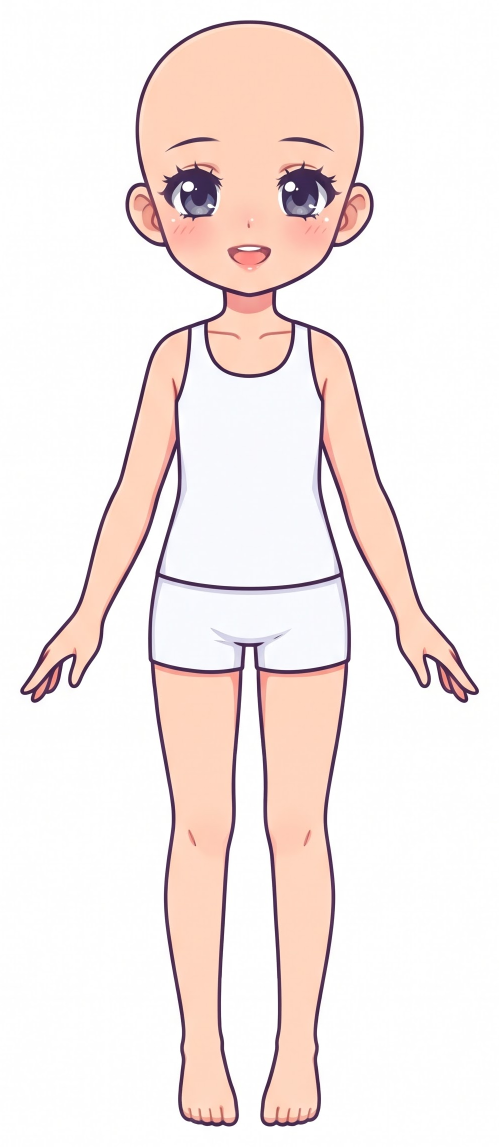
#> input picture herramientas/munecas/v2/base.png, 997 x 2293 px (shown at 1/2 size)
$ python calzar.py out.png out.png
#> lines starting #> are read from the running program, lines starting #| are printed output that depends on the picture; after the words box and inside, x2 and y2 are one past the last pixel; in counts of white or black regions, pixels touching at a corner belong together
"""Calza una prenda de Canva sobre v2/base.png: escala UNIFORME (no deforma) para que
el cuerpo de la prenda tape el torso de la muñeca, y la sube hasta el cuello."""
import sys, numpy as np
from PIL import Image
from scipy import ndimage as nd
D = __file__.rsplit('/', 1)[0]
BASE = Image.open(D + '/base.png').convert('RGBA')
A = np.asarray(BASE.convert('RGB')).astype(int); H, W = A.shape[:2]; CX = W // 2
#> after `H, W = A.shape[:2]`: H = 2293; W = 997
#> after `CX = W // 2`: CX = 498

def fondo(a):
    wh = a.min(2) > 238; lb, _ = nd.label(wh)
#> after `wh = a.min(2) > 238`:
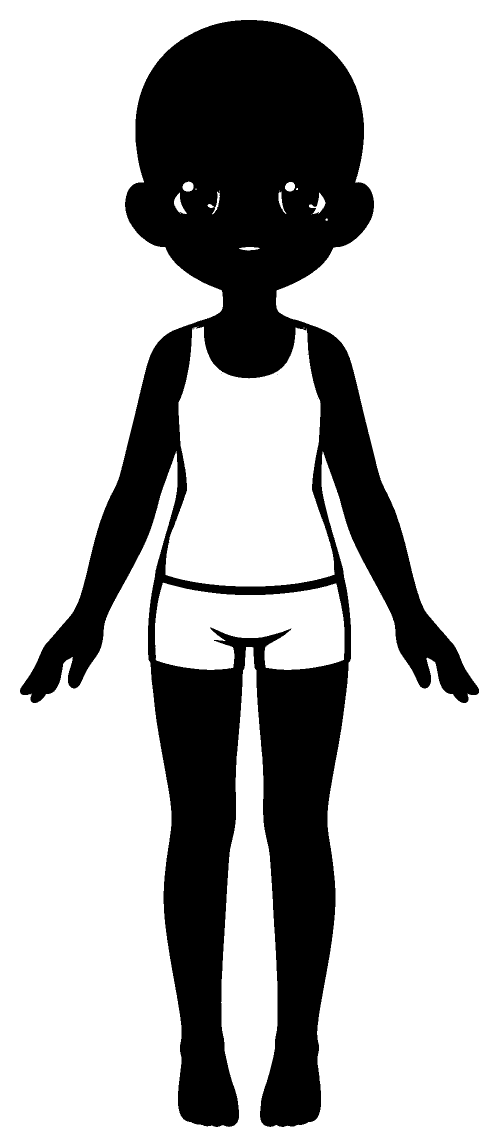
#> wh: shape (2293, 997) bool (shown at 1/2 size); 73% white; 6 black regions (5 under 20 px), largest, box (x1, y1, x2, y2) and area: (40, 40, 958, 2254) 616551
#> after `lb, _ = nd.label(wh)`:
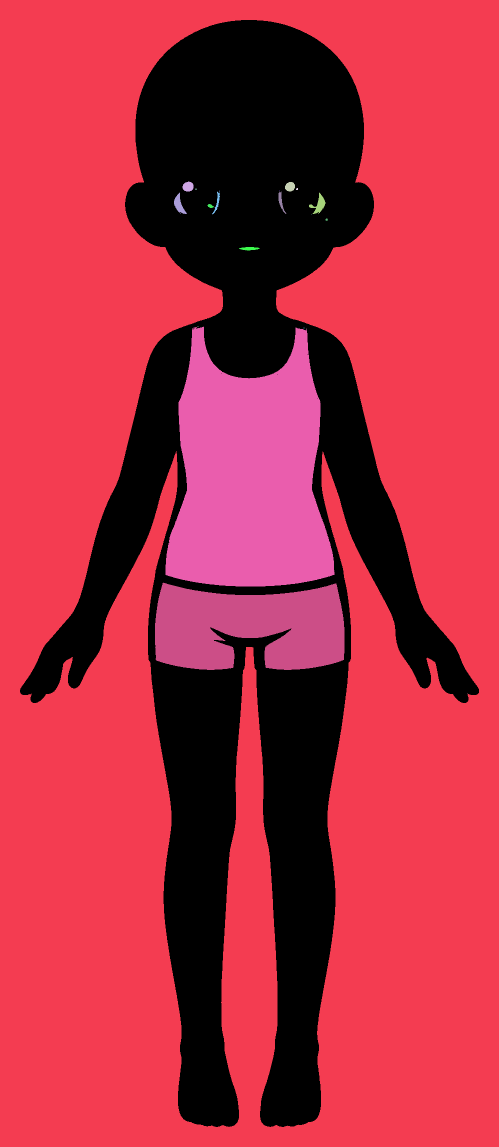
#> lb: shape (2293, 997) int32 (shown at 1/2 size); 26 distinct labels, from 0 to 25; one colour per label, 0 black
    br = set(np.unique(np.r_[lb[0], lb[-1], lb[:, 0], lb[:, -1]])) - {0}
#> br = 1 item
    return np.isin(lb, list(br))
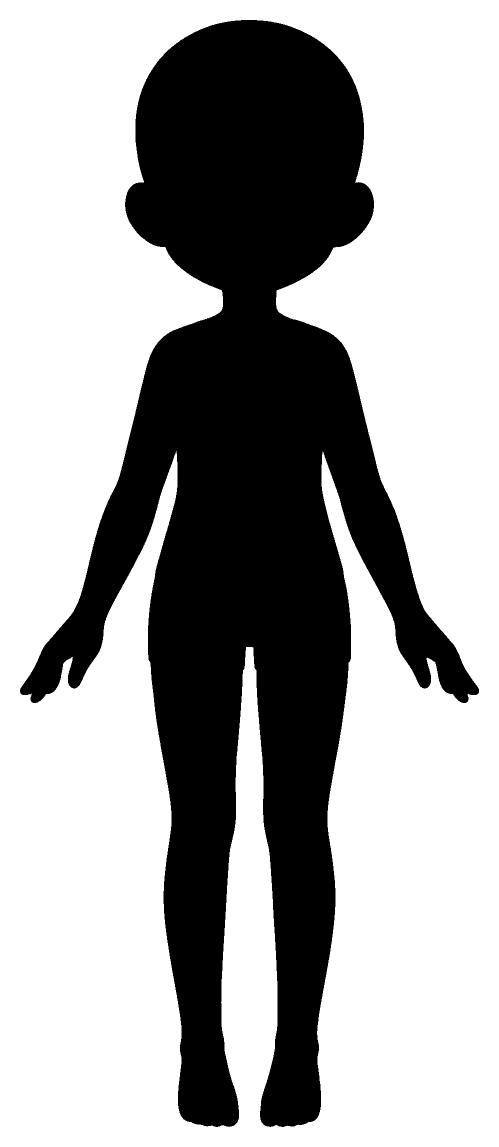
#> returned value: shape (2293, 997) bool (shown at 1/2 size); 65.1% white; 1 black region, box (x1, y1, x2, y2) and area: (40, 40, 958, 2254) 796788

FG = ~fondo(A)
def torso(y):
#> called with y = 917
    row = FG[y]; l = r = CX
#> after `l = r = CX`: l = 498; r = 498
    while l > 0 and row[l-1]: l -= 1
#> this loop made 144 passes
#> l on passes 1 to 12: 497, 496, 495, 494, 493, 492, 491, 490, 489, 488, 487, 486
#> after the loop, l = 354
    while r < W-1 and row[r+1]: r += 1
#> this loop made 145 passes
#> after the loop, r = 643
    return r - l
TORSO = max(torso(y) for y in range(int(H*0.40), int(H*0.47)))  # pecho a cintura, sin brazos
#> the loop in torso (call 2), `while l > 0 and row[l-1]: l -= 1` made 144 passes
#> the loop in torso (call 2), `while r < W-1 and row[r+1]: r += 1` made 145 passes
NECK = int(H*0.262)

def recorte(p):
    x = np.asarray(Image.open(p).convert('RGB')).astype(int)
    m = ~fondo(x); m = nd.binary_opening(m, iterations=2)
    ys, xs = np.where(m)
    return np.dstack([x, m*255]).astype(np.uint8)[ys.min():ys.max()+1, xs.min():xs.max()+1]

def calzar(p, margen=1.10):
    c = recorte(p); h = c.shape[0]; al = c[..., 3] > 40
    # ancho del cuerpo de la prenda: el más angosto entre 30% y 45% del alto (bajo las mangas)
    anch = [np.ptp(al[y].nonzero()[0]) for y in range(int(h*.30), int(h*.45)) if al[y].any()]
    s = TORSO*margen / min(anch)
    im = Image.fromarray(c).resize((round(c.shape[1]*s), round(h*s)), Image.LANCZOS)
    out = Image.new('RGBA', (W, H)); out.alpha_composite(im, (CX - im.width//2, NECK)) if im.height+NECK <= H else out.paste(im.crop((0,0,im.width,H-NECK)), (CX-im.width//2, NECK))
    return out

def piezas(p):
    """Separa las piezas grandes (ej. blusa y falda sueltas). Devuelve recortes RGBA de arriba a abajo."""
    x = np.asarray(Image.open(p).convert('RGB')).astype(int)
    m = ~fondo(x); m = nd.binary_opening(m, iterations=2); m = nd.binary_fill_holes(m)
    lb, n = nd.label(m); sz = nd.sum(m, lb, range(1, n+1))
    big = [i+1 for i in range(n) if sz[i] > 0.08*sz.max()]
    out = []
    for i in big:
        mi = lb == i; ys, xs = np.where(mi)
        al = (mi & ~fondo(x)) | mi
        rgba = np.dstack([x, mi*255]).astype(np.uint8)[ys.min():ys.max()+1, xs.min():xs.max()+1]
        out.append((ys.mean(), rgba))
    return [r for _, r in sorted(out, key=lambda t: t[0])]

def ancho_min(c, a, b):
    al = c[..., 3] > 40; h = c.shape[0]
    w = [np.ptp(al[y].nonzero()[0]) for y in range(int(h*a), int(h*b)) if al[y].any()]
    return min(w)

def vestir(p, margen=1.10):
    ps = piezas(p)
    if len(ps) == 1:
        return calzar(p, margen)
    top, fal = ps[0], ps[-1]
    s = TORSO*margen / ancho_min(top, .55, .85)   # cuerpo de la blusa bajo las mangas
    T = Image.fromarray(top); T = T.resize((round(T.width*s), round(T.height*s)), Image.LANCZOS)
    al = fal[..., 3] > 40; hf = fal.shape[0]
    cint = np.median([np.ptp(al[y].nonzero()[0]) for y in range(int(hf*.03), int(hf*.09)) if al[y].any()])
    tb = T.getchannel('A').point(lambda v: 255 if v > 40 else 0).getbbox()
    abajo = np.asarray(T.getchannel('A'))[int(T.height*0.95)] > 40
    sf = max(np.ptp(abajo.nonzero()[0]) if abajo.any() else TORSO, TORSO*margen) / cint  # cintura = ancho de la blusa abajo
    F = Image.fromarray(fal); F = F.resize((round(F.width*sf), round(F.height*sf)), Image.LANCZOS)
    out = Image.new('RGBA', (W, H))
    yf = NECK + int(T.height*0.80)
    out.alpha_composite(F.crop((0, 0, F.width, min(F.height, H-yf))), (CX-F.width//2, yf))
    out.alpha_composite(T, (CX-T.width//2, NECK))
    return out

if __name__ == '__main__':
#> (the run stopped early here; a loop or call above may not have finished)

$ run again, with herramientas/munecas/v2/plantilla_4.png copied over herramientas/munecas/v2/base.png
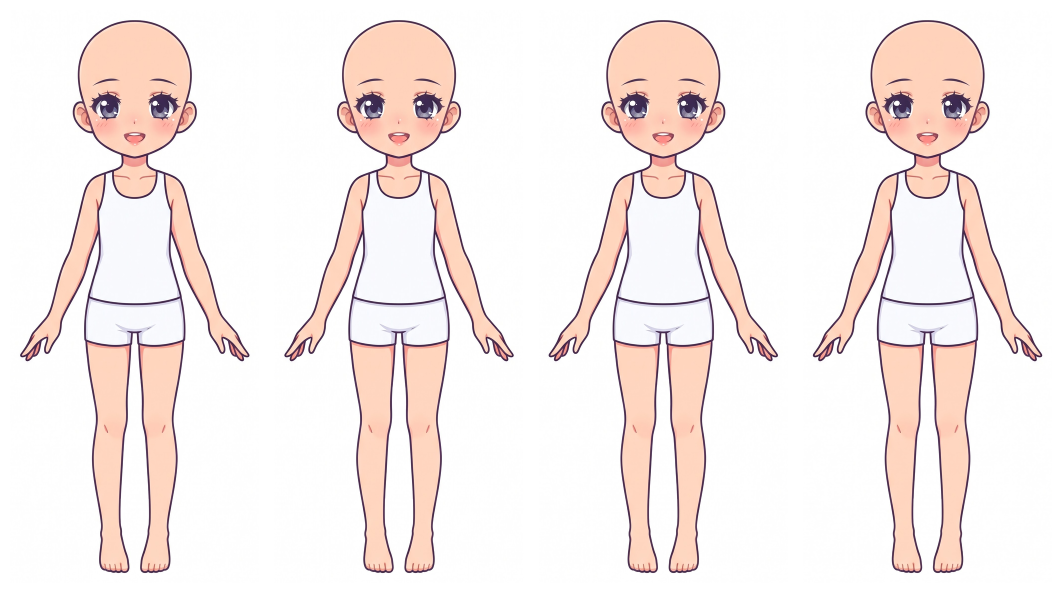
#> input picture herramientas/munecas/v2/plantilla_4.png, 2124 x 1186 px (shown at 1/2 size)
#> wh: shape (1186, 2124) bool; 75.3% white; 14 black regions (10 under 20 px), largest, box (x1, y1, x2, y2) and area: (40, 40, 499, 1147) 155592, (1097, 40, 1556, 1147) 155592, (568, 40, 1028, 1147) 155516, (1625, 40, 2085, 1147) 155516
#> in fondo, `lb, _ = nd.label(wh)`:
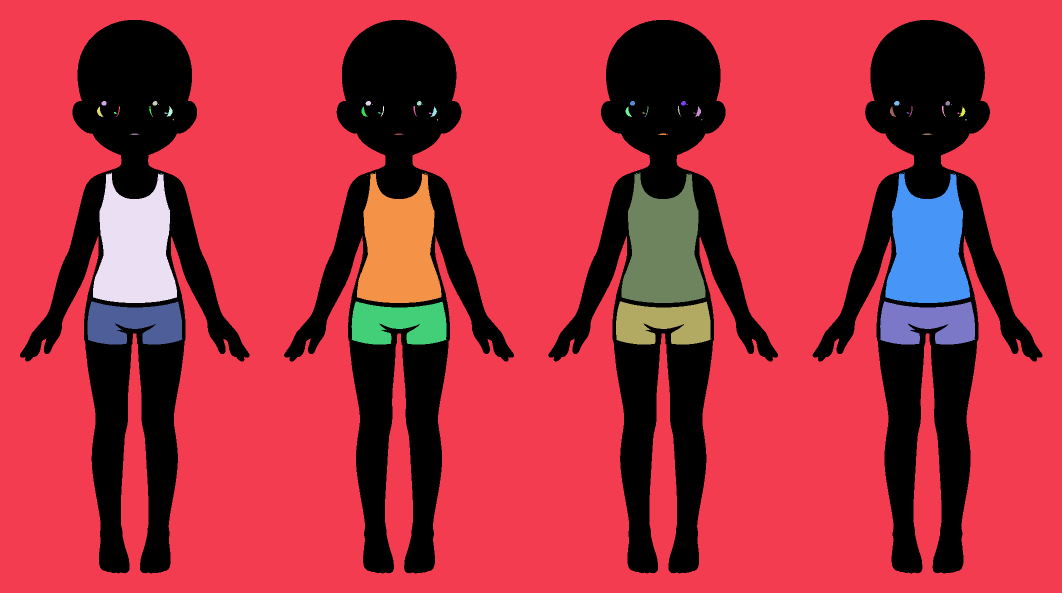
#> lb: shape (1186, 2124) int32 (shown at 1/2 size); 102 distinct labels, from 0 to 101; one colour per label, 0 black
#> br = 1 item
#> in fondo, `return np.isin(lb, list(br))`:
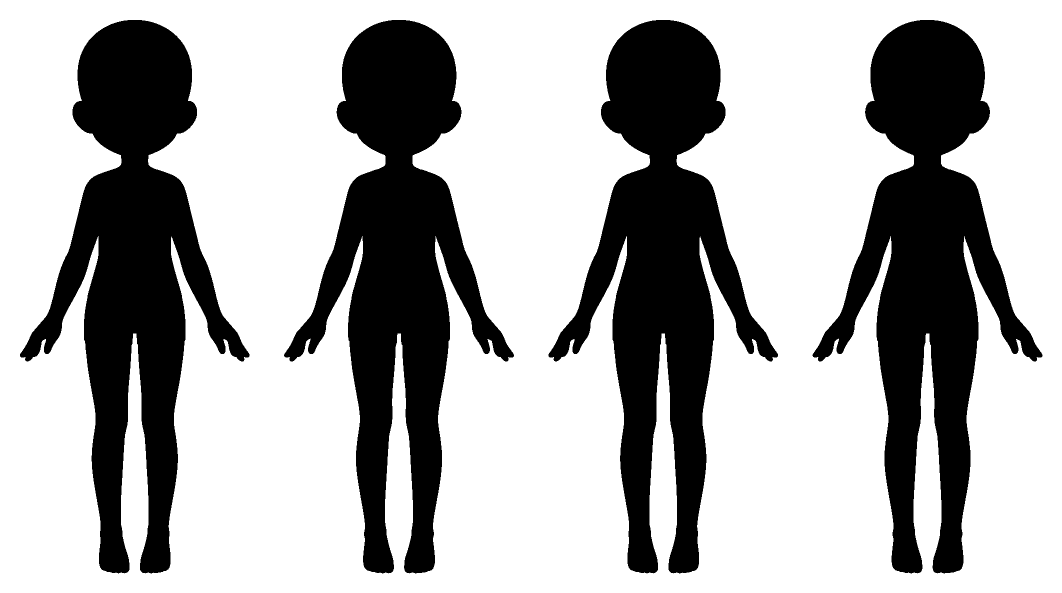
#> returned value: shape (1186, 2124) bool (shown at 1/2 size); 68.2% white; 4 black regions, box (x1, y1, x2, y2) and area: (40, 40, 499, 1147) 200299, (1097, 40, 1556, 1147) 200299, (568, 40, 1028, 1147) 200264, (1625, 40, 2085, 1147) 200264
#> after the loop in torso, `while l > 0 and row[l-1]: l -= 1`: l = 1062
#> TORSO = 0
